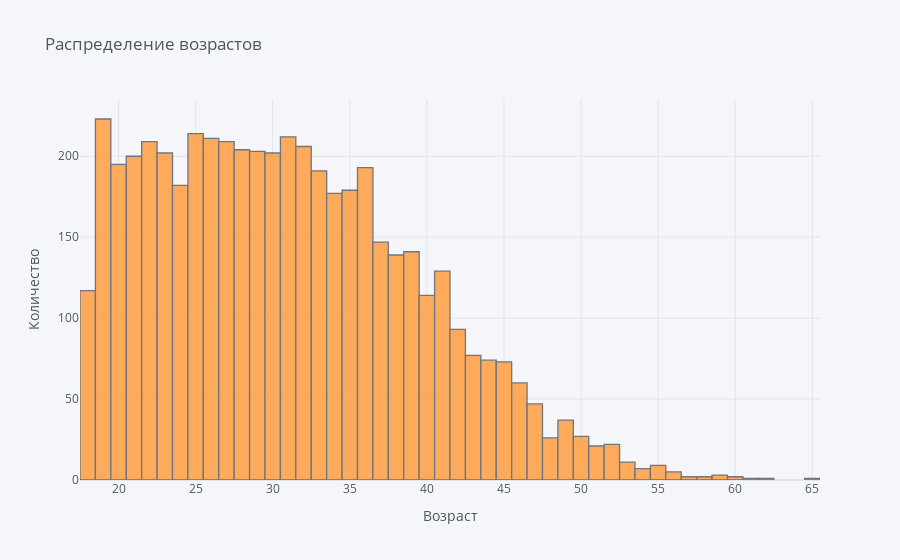

The cell this chart's notebook holds for it:
### Markdown cell above
Оба пола представлены примерно поровну

### Code cell
data['Возраст'].iplot(kind='hist', xTitle='Возраст',
                  yTitle='Количество', title='Распределение возрастов')

### Figure 1 — Plotly figure (JSON) as saved in the notebook; plotly's stock layout.template omitted (floating-point values rounded to 4 significant figures; data arrays with more than 128 entries replaced by an {"elided": "..."} marker saying what was removed)
{"data": [{"histfunc": "count", "histnorm": "", "marker": {"color": "rgba(255, 153, 51, 1.0)", "line": {"color": "#4D5663", "width": 1.3}}, "name": "Возраст", "opacity": 0.8, "orientation": "v", "type": "histogram", "x": {"elided": "5000 int values"}}], "layout": {"barmode": "overlay", "legend": {"bgcolor": "#F5F6F9", "font": {"color": "#4D5663"}}, "paper_bgcolor": "#F5F6F9", "plot_bgcolor": "#F5F6F9", "title": {"font": {"color": "#4D5663"}, "text": "Распределение возрастов"}, "xaxis": {"gridcolor": "#E1E5ED", "showgrid": true, "tickfont": {"color": "#4D5663"}, "title": {"font": {"color": "#4D5663"}, "text": "Возраст"}, "zerolinecolor": "#E1E5ED"}, "yaxis": {"gridcolor": "#E1E5ED", "showgrid": true, "tickfont": {"color": "#4D5663"}, "title": {"font": {"color": "#4D5663"}, "text": "Количество"}, "zerolinecolor": "#E1E5ED"}}}
